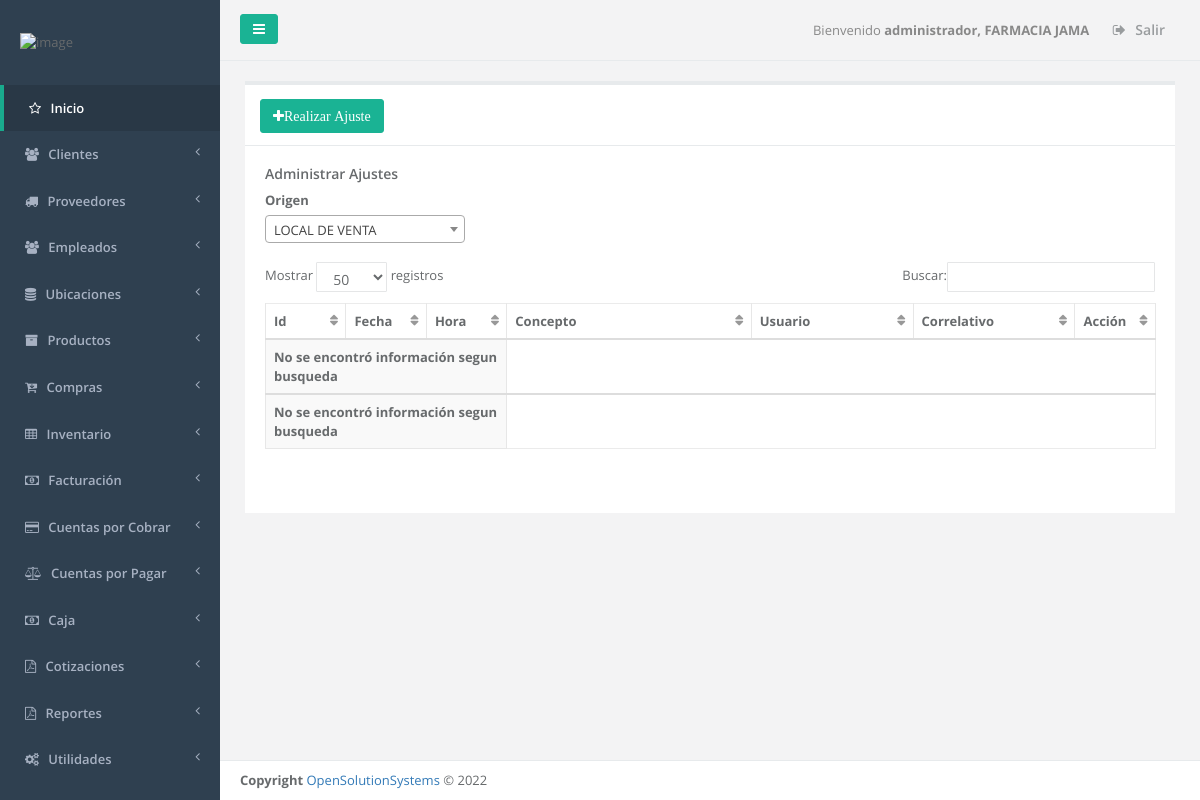
The page /admin_ajuste.php (signed in) on the database its author committed.
### tables this page shows
CREATE TABLE `menu` (
  `id_server` int(11) NOT NULL,
  `unique_id` text NOT NULL,
  `id_menu` int(11) NOT NULL,
  `nombre` varchar(250) DEFAULT NULL,
  `prioridad` int(11) DEFAULT NULL,
  `icono` varchar(250) NOT NULL,
  `visible` tinyint(1) NOT NULL
);

CREATE TABLE `sucursal` (
  `id_server` int(11) NOT NULL,
  `unique_id` text NOT NULL,
  `id_sucursal` int(11) NOT NULL,
  `descripcion` text NOT NULL,
  `direccion` varchar(255) NOT NULL,
  `telefono1` varchar(20) NOT NULL,
  `telefono2` varchar(20) NOT NULL,
  `casa_matriz` tinyint(1) NOT NULL,
  `iva` float NOT NULL,
  `monto_retencion1` float NOT NULL,
  `monto_retencion10` float NOT NULL,
  `monto_percepcion` float NOT NULL,
  `n_sucursal` int(11) NOT NULL,
  `vigencia_factura` int(11) NOT NULL,
  `vigencia_pedido` int(11) NOT NULL,
  `giro` varchar(100) NOT NULL,
  `nrc` varchar(100) NOT NULL,
  `nit` varchar(100) NOT NULL,
  `razon_social` varchar(150) NOT NULL,
  `logo` varchar(150) NOT NULL,
  `serie_cof` varchar(100) NOT NULL,
  `desde_cof` int(11) NOT NULL,
  `hasta_cof` int(11) NOT NULL,
  `serie_ccf` varchar(100) NOT NULL,
  `desde_ccf` int(11) NOT NULL,
  `hasta_ccf` int(11) NOT NULL,
  `ultima_act` date NOT NULL,
  `codigo_aut` varchar(50) NOT NULL
);

### _conexion.php (called while the page is built, shortened)
<?php
$username = "root";
$password = "admin$2022**.";
$hostname = "localhost";
$dbname = "mabelita_boutique";
$conexion = mysqli_connect("$hostname","$username","$password","$dbname");
function _query($sql_string){
  global $conexion;
  mysqli_set_charset($conexion,"utf8");
  $query=mysqli_query($conexion,$sql_string);
  return $query;
}
function _fetch_array($sql_string){
  $fetched = mysqli_fetch_array($sql_string,MYSQLI_ASSOC);
  return $fetched;
}
function _num_rows($sql_string){
  $rows = mysqli_num_rows($sql_string);
  return $rows;
}
function get_name_script($url){
  if ( strpos($url, '/') !== FALSE ){
    $nombre_archivo_tmp = explode('/', $url);
  }
  $nombre_archivo= array_pop($nombre_archivo_tmp );
  return  $nombre_archivo;
}
function permission_usr($id_user,$filename){
  $sql1="SELECT menu.id_menu, menu.nombre as nombremenu, menu.prioridad,
  modulo.id_modulo,  modulo.nombre as nombremodulo, modulo.descripcion, modulo.filename,
  usuario_modulo.id_usuario,usuario.admin as admin
  FROM menu, modulo, usuario_modulo, usuario
  WHERE usuario.id_usuario='$id_user'
  AND menu.id_menu=modulo.id_menu
  AND usuario.id_usuario=usuario_modulo.id_usuario
  AND usuario_modulo.id_modulo=modulo.id_modulo
  AND modulo.filename='$filename'
  ";
  $result1=_query($sql1);
  $count1=_num_rows($result1);
  if($count1 >0){
    $row1=_fetch_array($result1);
    $filename=$row1['filename'];
    $name_link=$filename;
  }
  else{
    $name_link='NOT';
  }
  return $name_link;
}
?>

### admin_ajuste.php (the view, shortened to what this page needs)
<?php
function initial()
{
$_PAGE = array();
$_PAGE ['links'] = null;
$_PAGE ['links'] .= '<link href="css/bootstrap.min.css" rel="stylesheet">';
$_PAGE ['links'] .= '<link href="font-awesome/css/font-awesome.css" rel="stylesheet">';
$_PAGE ['links'] .= '<link href="css/plugins/iCheck/custom.css" rel="stylesheet">';
$_PAGE ['links'] .= '<link href="css/plugins/toastr/toastr.min.css" rel="stylesheet">';
$_PAGE ['links'] .= '<link href="css/plugins/dataTables/dataTables.bootstrap.css" rel="stylesheet">';
$_PAGE ['links'] .= '<link href="css/plugins/dataTables/dataTables.responsive.css" rel="stylesheet">';
$_PAGE ['links'] .= '<link href="css/plugins/select2/select2.css" rel="stylesheet">';
$_PAGE ['links'] .= '<link href="css/plugins/dataTables/dataTables.tableTools.min.css" rel="stylesheet">';
$_PAGE ['links'] .= '<link href="css/animate.css" rel="stylesheet">';
$_PAGE ['links'] .= '<link href="css/style.css" rel="stylesheet">';
include_once "header.php";
include_once "main_menu.php";
$id_user=$_SESSION["id_usuario"];
$admin=$_SESSION["admin"];
$uri = $_SERVER['SCRIPT_NAME'];
$filename=get_name_script($uri);
$links=permission_usr($id_user, $filename);
?>
<div class="wrapper wrapper-content  animated fadeInRight">
	<div class="row" id="row1">
		<div class="col-lg-12">
			<div class="ibox float-e-margins">
				<?php
				if ($links!='NOT' || $admin=='1') {
					echo "<div class='ibox-title'>";
					$filename='ajuste_inventario.php';
					$link=permission_usr($id_user, $filename);
					if ($link!='NOT' || $admin=='1') {
            ?>
            <a href="ajuste_inventario.php">
  					<button type="button" class="btn btn-primary" name="button"> <i class="fa fa-plus">Realizar Ajuste</i> </button>
            </a>
            <?php
					}
					echo	"</div>";
					?>
					<div class="ibox-content">
						<header>
							<h4>Administrar Ajustes</h4>
						</header>
            <div class="row">
              <div class="col-lg-3">
                <label>Origen</label>
              </div>
              <div class="col-lg-3">
              </div>
            </div>
            <br>
						<section>
							<table class="table table-striped table-bordered table-hover" id="editable2">
								<thead>
									<tr>
										<th class="col-lg-1">Id</th>
										<th class="col-lg-1">Fecha</th>
                    <th class="col-lg-1">Hora</th>
										<th class="col-lg-3">Concepto</th>
										<th class="col-lg-2">Usuario</th>
                    <th class="col-lg-2">Correlativo</th>
										<th class="col-lg-1">Acci&oacute;n</th>
									</tr>
								</thead>
							</table>
						</section>
					</div>
				</div>
				</div>
			</div>
		</div>
		<?php
        include("footer.php");
                } else {
        echo "<br><br><div class='alert alert-warning'>No tiene permiso para este modulo.</div></div></div></div></div>";
        include("footer.php");
    }
  }
  if (!isset($_REQUEST['process']))
  {
    initial();
  }
    ?>

### main_menu.php (shortened to what this page needs)
<?php
  $id_sucursal = $_SESSION['id_sucursal'];
  $sql_sucursal = "SELECT * FROM sucursal WHERE id_sucursal = '$id_sucursal'";
  $query_sucursal = _query($sql_sucursal);
  $row_sucursal = _fetch_array($query_sucursal);
  $logo = $row_sucursal['logo'];
?>
<nav class="navbar-default navbar-static-side" role="navigation">
  <div class="sidebar-collapse">
    <ul class="nav" id="side-menu">
      <li class="nav-header">
        <div class="dropdown profile-element"> <span>
          <img alt="image" class="img-responsive" src="<?php echo $logo;  ?>" width="180px" style="margin-left: -3%;">
        </span>
      </div>
    </li>
    <?php
    $id_user=$_SESSION["id_usuario"];
    $admin=$_SESSION["admin"];
    $icono='fa fa-star-o';
    $sql_menus="SELECT id_menu, nombre, prioridad,icono FROM menu order by prioridad";
    $result=_query($sql_menus);
    $main_lnk='dashboard.php';
    if($admin=='1')
    {
      echo  "<li class='active'>";
      echo "<a href='dashboard.php'><i class='".$icono."'></i> <span class='nav-label'>Inicio</span></a>";
      echo  "</li>";
    }
    else
    {
      echo  "<li class='active'>";
      echo "<a href='dashboard.php'><i class='".$icono."'></i> <span class='nav-label'>Inicio</span></a>";
      echo  "</li>";
    }
    while($row=_fetch_array($result))
    {
      $menuname=$row['nombre'];
      $id_menu=$row['id_menu'];
      $icono=$row['icono'];
      if($admin=='1')
      {
        $sql_links="SELECT distinct menu.id_menu, menu.nombre as nombremenu, menu.prioridad,
        modulo.id_modulo, modulo.nombre as nombremodulo, modulo.descripcion, modulo.filename, usuario.admin
        FROM menu, modulo, usuario
        WHERE usuario.id_usuario='$id_user'
        AND usuario.admin='1'
        AND menu.id_menu='$id_menu'
        AND menu.id_menu=modulo.id_menu
        AND modulo.mostrarmenu='1'
        AND menu.visible=1
        ";
      }
      $result_modules=_query($sql_links);
      $numrow2=_num_rows($result_modules);
      if($numrow2>0)
      {
        echo "<li><a href='".$main_lnk."'><i class='".$icono."'></i></i> <span class='nav-label'>".$menuname."</span> <span class='fa arrow'></span></a>";
        echo" </li>";
      }
    }
  ?>
</div>
</nav>
<div id="page-wrapper" class="gray-bg">
  <div class="row border-bottom">
    <nav class="navbar navbar-static-top" role="navigation" style="margin-bottom: 0">
      <div class="navbar-header">
        <a class="navbar-minimalize minimalize-styl-2 btn btn-primary"><i class="fa fa-bars"></i> </a>
      </div>
      <?php
      $id_sucursal=$_SESSION["id_sucursal"];
      $qsucursal=_query("SELECT descripcion FROM sucursal WHERE id_sucursal='$id_sucursal'");
      $row_sucursal=_fetch_array($qsucursal);
      $sucursal=$row_sucursal["descripcion"];
      ?>
      <ul class="nav navbar-top-links navbar-right">
        <li>
          <span class="m-r-sm text-muted welcome-message">Bienvenido <b><?php echo $_SESSION["nombre"].", ".$sucursal ?> </b></span>
        </li>
        <li>
          <a href="logout.php">
            <i class="fa fa-sign-out"></i> Salir
          </a>
        </li>
      </ul>
    </nav>
  </div>

### rows shown on the page
menu: nombre "Clientes"
menu: nombre "Proveedores"
menu: nombre "Empleados"
menu: nombre "Ubicaciones"
menu: nombre "Productos"
menu: nombre "Compras"
menu: nombre "Inventario"
menu: nombre "Facturación"
menu: nombre "Cuentas por Cobrar"
menu: nombre "Cuentas por Pagar"
menu: nombre "Caja"
menu: nombre "Cotizaciones"
menu: nombre "Reportes"
menu: nombre "Utilidades"
sucursal: descripcion "FARMACIA JAMA"

### other values the page prints
$_SESSION["nombre"] "administrador"
